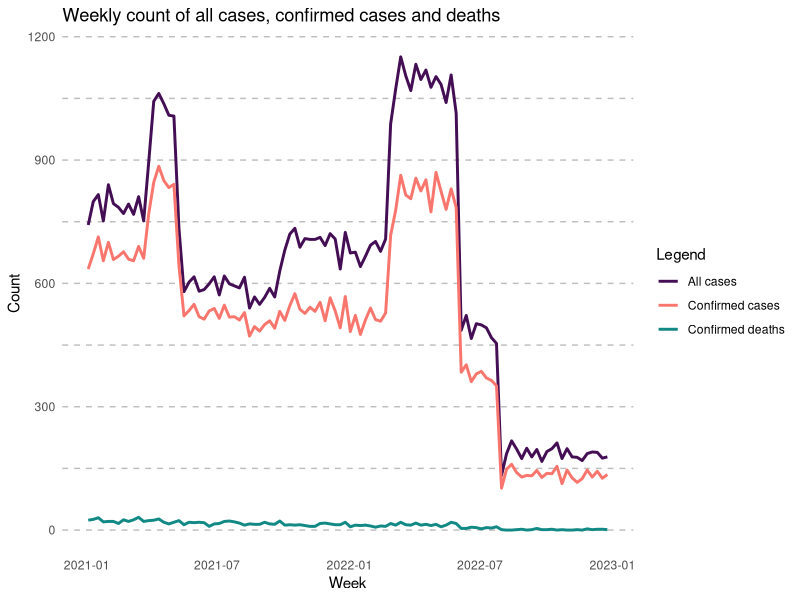
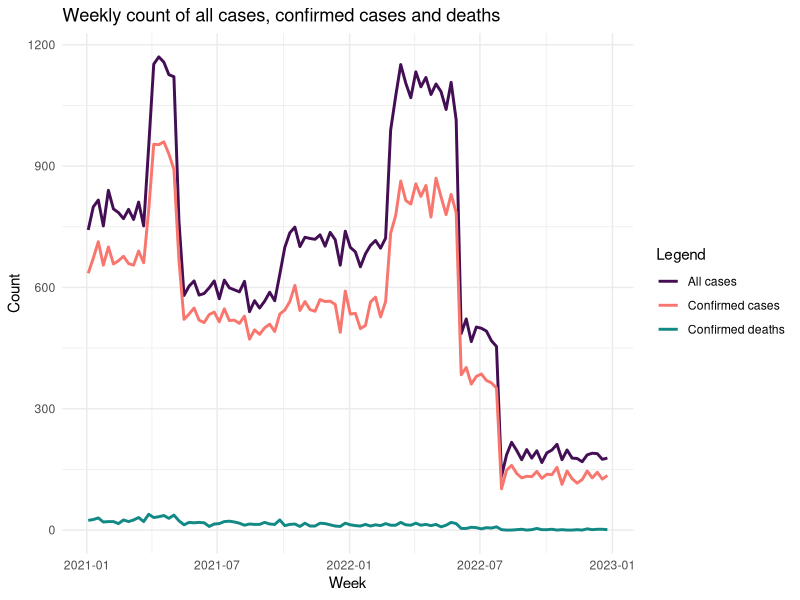
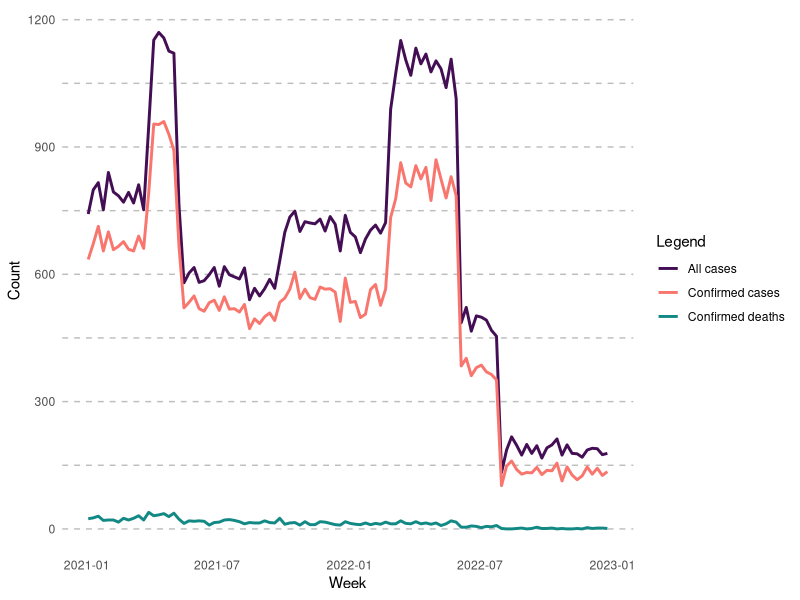

These charts were generated, in order, by the following R code:
## ---- chunk 1
library(ggplot2)
library(dplyr)
library(lubridate)
## ---- chunk 2
generator <- function(start_date,
                      end_date,
                      n,
                      percentage_confirmed = 0.85,
                      percentage_death = 0.15,
                      max_disease_effect = 0.6,
                      max_age_effect = 0.03,
                      max_bmi_effect = 0.05) {
  
  # Set the seed for reproducibility
  set.seed(123)
  
  dates <- seq.Date(start_date, end_date, by = "day")
  
  # Randomly sample n dates from the range for individual cases
  sampled_dates <- sample(dates, n, replace = TRUE)
  
  # Generate ConfirmedCases column (1 = confirmed, 0 = not confirmed) based on the percentage
  confirmed <- rbinom(n, 1, percentage_confirmed)
  
  # Generate ConfirmedDeaths column (1 = death, 0 = no death) based on the percentage
  #death <- rbinom(n, 1, percentage_death)
  
  # Generate age and weight
  # Assume age ranges from 20 to 80 and weight ranges from 50 to 100 kg
  age <- sample(20:80, n, replace = TRUE)
  # Assume height ranges from 150 to 200 cm and weight ranges from 50 to 100 kg
  height <- sample(150:200, n, replace = TRUE) # height in cm
  weight <- sample(40:140, n, replace = TRUE)   # weight in kg
  
  # Calculate BMI: BMI = weight (kg) / (height (m))^2
  height_m <- height / 100  # Convert height to meters
  bmi <- weight / (height_m^2)
  
  disease_effect <- runif(n, min = 0, max = max_disease_effect)
  age_effect <- runif(n, min = 0, max = max_age_effect)
  bmi_effect <- runif(n, min = 0, max = max_bmi_effect)
  
  # Adjust age and weight to be correlated with death
  # Higher age and weight might be correlated with a higher probability of death
  # Create a logistic model to simulate this correlation
  death_probability <- plogis(disease_effect * 30 * (confirmed - 0.5)) * plogis(age_effect * (age - 50) + bmi_effect * (bmi - 25))
  death <- rbinom(n, 1, death_probability * percentage_death)
  
  # Create a data frame with the generated data (individual case reports)
  df <- data.frame(
    id        = 1:n,
    age       = age,
    bmi       = bmi,
    date      = sampled_dates,
    confirmed = confirmed,
    death     = death
  )
  
}
## ---- chunk 3
start_date_all <- as.Date("2021-01-01")
end_date <- as.Date("2021-03-31")
n <- 10132
percentage_confirmed <- 0.85
percentage_death <- 0.06 
max_disease_effect <- 0.96
max_age_effect <- 0.03
max_bmi_effect <- 0.6
sdf1 <- generator(start_date_all, end_date, n, percentage_confirmed, percentage_death, max_disease_effect, max_age_effect, max_bmi_effect)

start_date <- as.Date("2021-04-01")
end_date <- as.Date("2021-05-10")
n <- 5873
percentage_confirmed <- 0.83
percentage_death <- 0.04
max_disease_effect <- 0.95
max_age_effect <- 0.02
max_bmi_effect <- 0.5
sdf2a <- generator(start_date, end_date, n, percentage_confirmed, percentage_death, max_disease_effect, max_age_effect, max_bmi_effect)

start_date <- as.Date("2021-04-01")
end_date <- as.Date("2021-05-10")
n <- 6525
percentage_confirmed <- 0.82
percentage_death <- 0.07
max_disease_effect <- 0.87
max_age_effect <- 0.1
max_bmi_effect <- 0.5
sdf2b <- generator(start_date, end_date, n, percentage_confirmed, percentage_death, max_disease_effect, max_age_effect, max_bmi_effect)

start_date <- as.Date("2021-05-11")
end_date <- as.Date("2021-09-30")
n <- 12000
percentage_confirmed <- 0.88
percentage_death <- 0.05
max_disease_effect <- 0.92
max_age_effect <- 0.03
max_bmi_effect <- 0.4
sdf3 <- generator(start_date, end_date, n, percentage_confirmed, percentage_death, max_disease_effect, max_age_effect, max_bmi_effect)

start_date <- as.Date("2021-10-01")
end_date <- as.Date("2022-02-28")
n <- 14993
percentage_confirmed <- 0.75
percentage_death <- 0.04
max_disease_effect <- 0.89
max_age_effect <- 0.06
max_bmi_effect <- 0.4
sdf4a <- generator(start_date, end_date, n, percentage_confirmed, percentage_death, max_disease_effect, max_age_effect, max_bmi_effect)

start_date <- as.Date("2021-10-01")
end_date <- as.Date("2022-02-28")
n <- 15308
percentage_confirmed <- 0.77
percentage_death <- 0.04
max_disease_effect <- 0.85
max_age_effect <- 0.08
max_bmi_effect <- 0.3
sdf4b <- generator(start_date, end_date, n, percentage_confirmed, percentage_death, max_disease_effect, max_age_effect, max_bmi_effect)

start_date <- as.Date("2022-03-01")
end_date <- as.Date("2022-06-03")
n <- 14900
percentage_confirmed <- 0.75
percentage_death <- 0.03
max_disease_effect <- 0.84
max_age_effect <- 0.02
max_bmi_effect <- 0.2
sdf5 <- generator(start_date, end_date, n, percentage_confirmed, percentage_death, max_disease_effect, max_age_effect, max_bmi_effect)

start_date <- as.Date("2022-06-04")
end_date <- as.Date("2022-07-31")
n <- 4000
percentage_confirmed <- 0.76
percentage_death <- 0.02
max_disease_effect <- 0.81
max_age_effect <- 0.01
max_bmi_effect <- 0.1
sdf6 <- generator(start_date, end_date, n, percentage_confirmed, percentage_death, max_disease_effect, max_age_effect, max_bmi_effect)

start_date <- as.Date("2022-08-04")
end_date <- as.Date("2022-12-31")
n <- 4000
percentage_confirmed <- 0.72
percentage_death <- 0.01
max_disease_effect <- 0.89
max_age_effect <- 0.02
max_bmi_effect <- 0.1
sdf7 <- generator(start_date, end_date, n, percentage_confirmed, percentage_death, max_disease_effect, max_age_effect, max_bmi_effect)
## ---- chunk 4
df <- sdf1 |>
  dplyr::bind_rows(sdf2a) |>
  dplyr::bind_rows(sdf3) |>
  dplyr::bind_rows(sdf4a) |>
  dplyr::bind_rows(sdf5) |>
  dplyr::bind_rows(sdf6) |>
  dplyr::bind_rows(sdf7) |>
  dplyr::mutate(week = lubridate::floor_date(date, unit = "week")) |>
  dplyr::filter(week >= start_date_all & week <= end_date)
## ---- chunk 5
nrow(df)
save(df, file = "df1.RData")
## ---- chunk 6
# Aggregate the data to get the weekly count of all cases, confirmed cases and deaths
weekly_data <- df |>
  group_by(week) |>
  summarise(count = n(),
            confirmed_count = sum(confirmed),
            death_count = sum(death))

# Plot the weekly cases, confirmed cases and deaths
ggplot(weekly_data, aes(x = week)) +
  geom_line(aes(y = count, color           = "All cases"), size = 1) +
  geom_line(aes(y = confirmed_count, color = "Confirmed cases"), size = 1) +
  geom_line(aes(y = death_count, color     = "Confirmed deaths"), size = 1) +
  labs(title = "Weekly count of all cases, confirmed cases and deaths",
       x = "Week",
       y = "Count",
       color = "Legend") +
  scale_color_manual(values = c("All cases" = "#440e54",
                                "Confirmed cases" = "#f8766d",
                                "Confirmed deaths" = "#128984")) +
  ggplot2::theme_minimal() +
  ggplot2::theme(panel.grid.major.y = ggplot2::element_line(linewidth = 0.5, linetype = "dashed", color = "grey"),
                 panel.grid.minor.y = ggplot2::element_line(linewidth = 0.5, linetype = "dashed", color = "grey"),
                 panel.grid.major.x = ggplot2::element_blank(),
                 panel.grid.minor.x = ggplot2::element_blank())
## ---- chunk 7
df <- sdf1 |>
  dplyr::bind_rows(sdf2b) |>
  dplyr::bind_rows(sdf3) |>
  dplyr::bind_rows(sdf4b) |>
  dplyr::bind_rows(sdf5) |>
  dplyr::bind_rows(sdf6) |>
  dplyr::bind_rows(sdf7) |>
  dplyr::mutate(week = lubridate::floor_date(date, unit = "week")) |>
  dplyr::filter(week >= start_date_all & week <= end_date)
## ---- chunk 8
nrow(df)
save(df, file = "df2.RData")
## ---- chunk 9
# Aggregate the data to get the weekly count of confirmed cases and deaths
weekly_data <- df |>
  group_by(week) |>
  summarise(count = n(),
            confirmed_count = sum(confirmed),
            death_count = sum(death))

# Plot the weekly confirmed cases and deaths
ggplot(weekly_data, aes(x = week)) +
  geom_line(aes(y = count, color           = "All cases"), size = 1) +
  geom_line(aes(y = confirmed_count, color = "Confirmed cases"), size = 1) +
  geom_line(aes(y = death_count, color     = "Confirmed deaths"), size = 1) +
  labs(title = "Weekly count of all cases, confirmed cases and deaths",
       x = "Week",
       y = "Count",
       color = "Legend") +
  scale_color_manual(values = c("All cases" = "#440e54",
                                "Confirmed cases" = "#f8766d",
                                "Confirmed deaths" = "#128984")) +
  theme_minimal()
## ---- chunk 10
#| label: fig-1
#| fig-cap: Weekly count of all cases, confirmed cases and deaths
#| fig-width: 8
#| fig-height: 4
                
# Aggregate the data to get the weekly count of all cases, confirmed cases and deaths
weekly_data <- df |>
  dplyr::group_by(week) |>
  dplyr::summarise(count = dplyr::n(),
                   confirmed_count = sum(confirmed),
                   death_count = sum(death))

# Plot the weekly cases, confirmed cases and deaths
ggplot2::ggplot(weekly_data, ggplot2::aes(x = week)) +
  ggplot2::geom_line(ggplot2::aes(y = count,
                                  color = "All cases"),
                     size = 1) +
  ggplot2::geom_line(ggplot2::aes(y = confirmed_count,
                                  color = "Confirmed cases"),
                     size = 1) +
  ggplot2::geom_line(ggplot2::aes(y = death_count,
                                  color = "Confirmed deaths"),
                     size = 1) +
  ggplot2::labs(x = "Week",
                y = "Count",
                color = "Legend") +
  ggplot2::scale_color_manual(values = c("All cases" = "#440e54",
                                         "Confirmed cases" = "#f8766d",
                                         "Confirmed deaths" = "#128984")) +
  ggplot2::theme_minimal() +
  ggplot2::theme(panel.grid.major.y = ggplot2::element_line(linewidth = 0.5, linetype = "dashed", color = "grey"),
                 panel.grid.minor.y = ggplot2::element_line(linewidth = 0.5, linetype = "dashed", color = "grey"),
                 panel.grid.major.x = ggplot2::element_blank(),
                 panel.grid.minor.x = ggplot2::element_blank())
